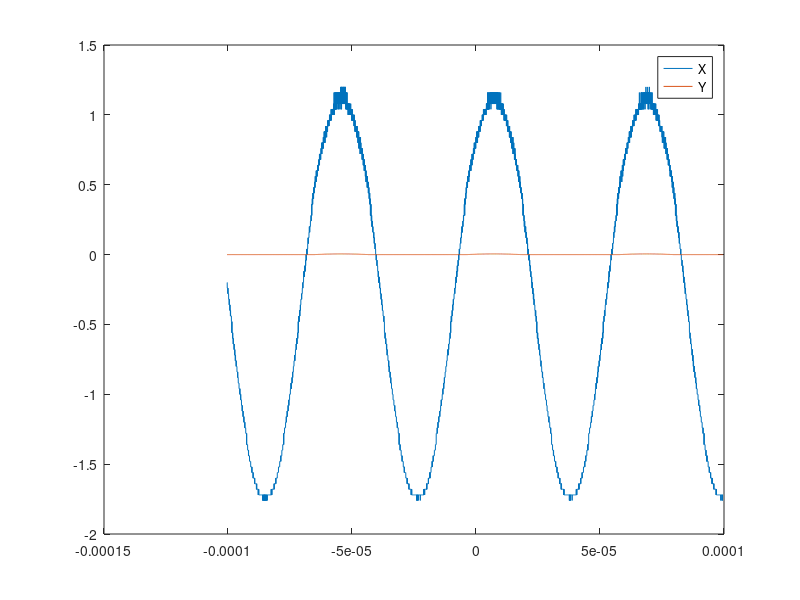
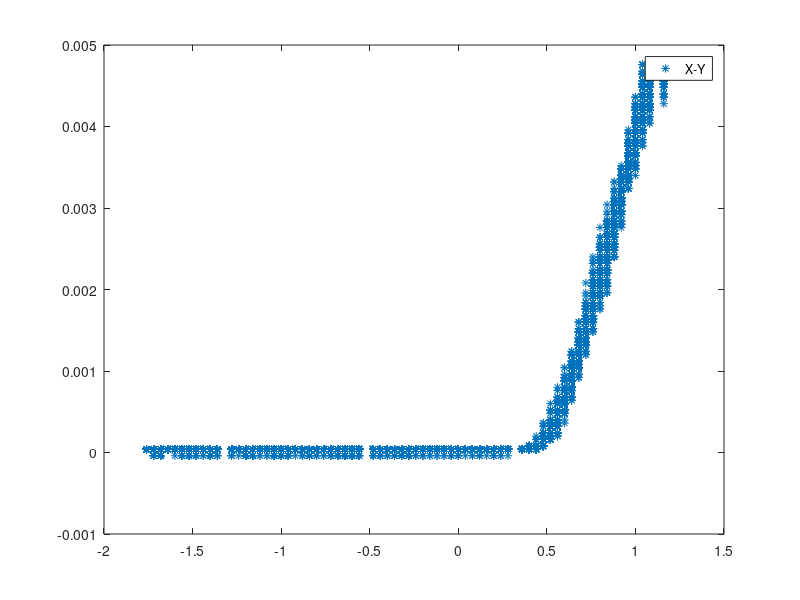
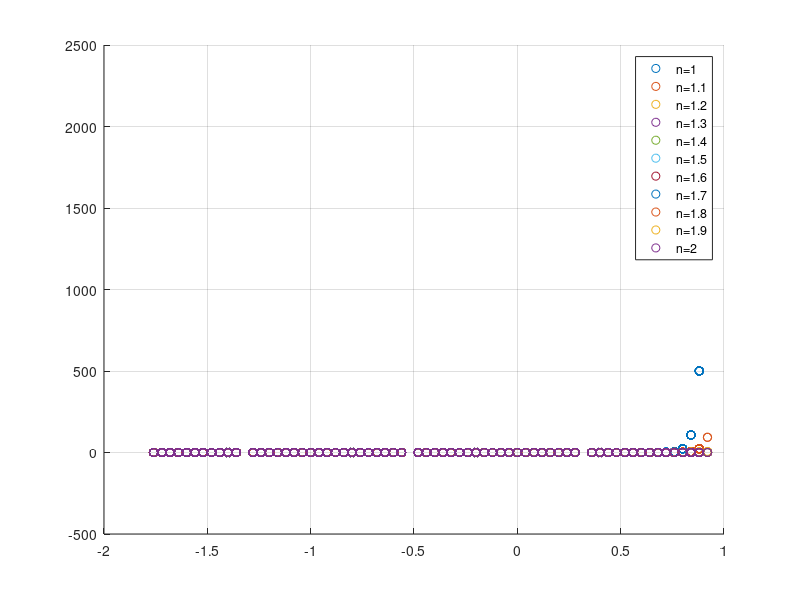

Source code (MATLAB) for these figures, in order:
IS = 1E-12;
VT = 26e-3;

R = 100;

CH1 = dlmread("DS0001C.CSV", ",", 25, 0);
CH2 = dlmread("DS0001B.CSV", ",", 25, 0);

T = CH1(:,1);
X = CH1(:,2);
Y = CH2(:,2)./R;
close all;
plot(T, X, ";X;");
hold on;
plot(T, Y, ";Y;");

figure;
plot(X, Y, ";X-Y;*");
hold on;

figure; hold on;
for n = 1:0.1:2
  plot(X(1:2000), IS*(e.^(X(1:2000)/n/VT)-1), [";n=",num2str(n),";o"])
endfor

grid on;
